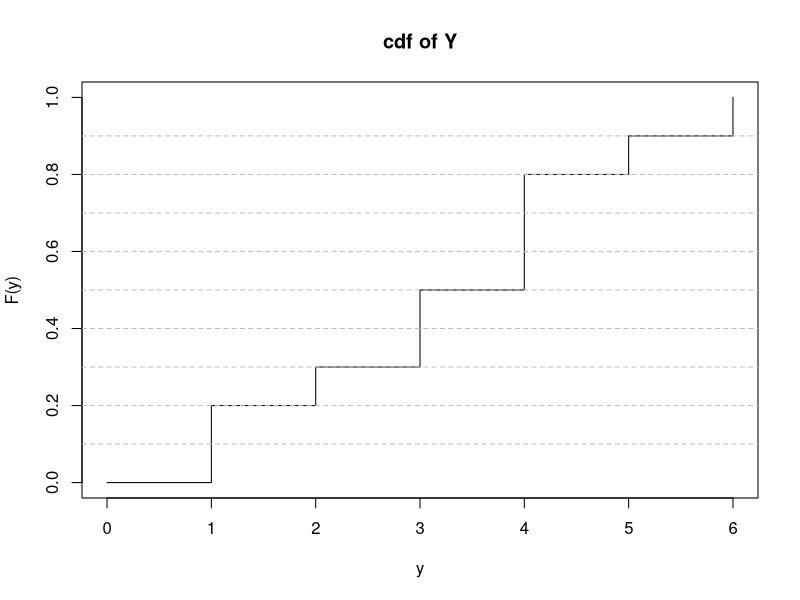
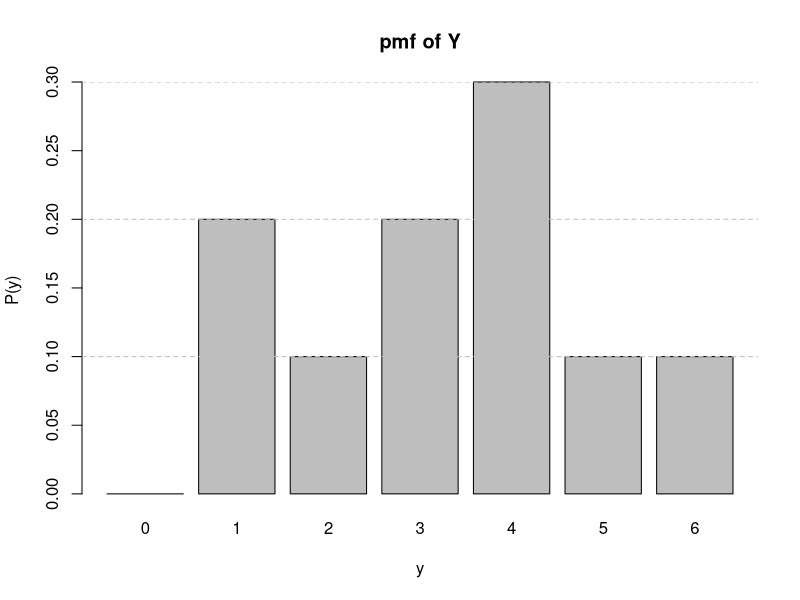
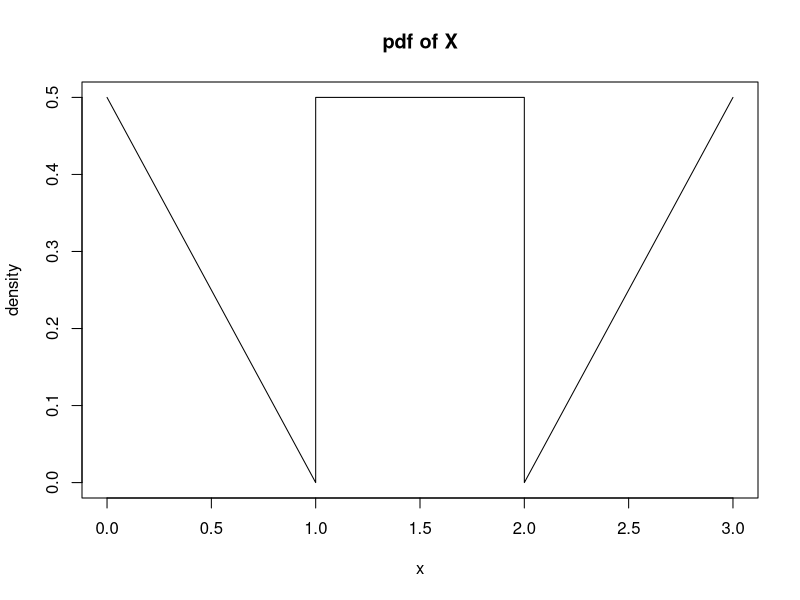

Recreate these plots in R, in order.
## ---- chunk 1
knitr::opts_chunk$set(echo=T,eval=T,message=F,warning=F,fig.align='center')
library(tidyverse)
## ---- chunk 2
p_e = .75
p_o = .25

expected_value <- .25*((1+3+5)/3) + .75*((2+4+6)/3)
expected_value
## ---- chunk 3
possible_combos = 4^3
less_than_6 = 20

less_than_6/possible_combos
## ---- chunk 4
(3/4+2/4+1/4+0/4)/4
## ---- chunk 5
4*3*3/64
## ---- chunk 6
plot(x=0:6, y=c(0,.2,.3, .5, .8,.9,1), type="s", ylab="F(y)", xlab="y", main="cdf of Y")
abline(h=seq(.1,.9,.1), lty=2, col="gray")
## ---- chunk 7
py1 <- c(0,.2,.3, .5, .8,.9,1) - c(0, 0, .2, .3, .5, .8, .9)

barplot(height=py1, names.arg=0:6, ylab="P(y)", xlab="y", main="pmf of Y")

abline(h=seq(.1,.9,.1), lty=2, col="gray")
## ---- chunk 8
0*0 + 1*0.2 + 2*0.1 + 3*0.2 + 4*0.3 + 5*0.1 + 6*0.1
## ---- chunk 9
plot(x=c(0,1,1.00001,2,2.0001,3), y=c(.5,0,.5,.5,0,.5), type="l", ylab="density", xlab="x", main="pdf of X")
## ---- chunk 10
1*.5*1/2
## ---- chunk 11
.5*.5 + 1/2*.5*.25
## ---- chunk 12
.06 * 500 + .17 * 500

sqrt( 500^2*0.03^2 + 
       2*500*500*0.03*0.13*-.75 + 
       500^2*0.13^2 )
## ---- chunk 13
.06 * 838.266 + .17 * (1000-838.266)

sqrt( 838.266^2*0.03^2 + 
       2*838.266*(1000-838.266)*0.03*0.13*-.75 + 
       (1000-838.266)^2*0.13^2 )
